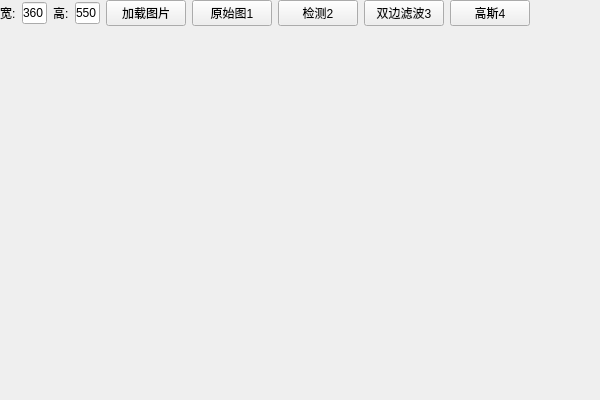
<?xml version="1.0" encoding="UTF-8"?>
<ui version="4.0">
 <class>testqtopencvClass</class>
 <widget class="QWidget" name="testqtopencvClass">
  <property name="geometry">
   <rect>
    <x>0</x>
    <y>0</y>
    <width>600</width>
    <height>400</height>
   </rect>
  </property>
  <property name="windowTitle">
   <string>testqtopencv</string>
  </property>
  <layout class="QVBoxLayout" name="verticalLayout">
   <property name="leftMargin">
    <number>0</number>
   </property>
   <property name="topMargin">
    <number>0</number>
   </property>
   <property name="rightMargin">
    <number>0</number>
   </property>
   <property name="bottomMargin">
    <number>5</number>
   </property>
   <item>
    <widget class="QWidget" name="widget" native="true">
     <property name="sizePolicy">
      <sizepolicy hsizetype="Preferred" vsizetype="Maximum">
       <horstretch>0</horstretch>
       <verstretch>0</verstretch>
      </sizepolicy>
     </property>
     <layout class="QHBoxLayout" name="horizontalLayout">
      <property name="leftMargin">
       <number>0</number>
      </property>
      <property name="topMargin">
       <number>0</number>
      </property>
      <property name="rightMargin">
       <number>0</number>
      </property>
      <property name="bottomMargin">
       <number>0</number>
      </property>
      <item>
       <widget class="QLabel" name="label">
        <property name="text">
         <string>宽:</string>
        </property>
       </widget>
      </item>
      <item>
       <widget class="QLineEdit" name="lineEditWidth">
        <property name="maximumSize">
         <size>
          <width>25</width>
          <height>16777215</height>
         </size>
        </property>
        <property name="text">
         <string>360</string>
        </property>
        <property name="maxLength">
         <number>3</number>
        </property>
       </widget>
      </item>
      <item>
       <widget class="QLabel" name="label_2">
        <property name="text">
         <string>高:</string>
        </property>
       </widget>
      </item>
      <item>
       <widget class="QLineEdit" name="lineEditHeight">
        <property name="maximumSize">
         <size>
          <width>25</width>
          <height>16777215</height>
         </size>
        </property>
        <property name="text">
         <string>550</string>
        </property>
        <property name="maxLength">
         <number>3</number>
        </property>
       </widget>
      </item>
      <item>
       <widget class="QPushButton" name="pushButtonLoad">
        <property name="text">
         <string>加载图片</string>
        </property>
       </widget>
      </item>
      <item>
       <widget class="QPushButton" name="pushButtonAddOrigin">
        <property name="text">
         <string>原始图1</string>
        </property>
        <property name="type" stdset="0">
         <number>1</number>
        </property>
       </widget>
      </item>
      <item>
       <widget class="QPushButton" name="pushButtonAddCascade">
        <property name="text">
         <string>检测2</string>
        </property>
        <property name="type" stdset="0">
         <number>2</number>
        </property>
       </widget>
      </item>
      <item>
       <widget class="QPushButton" name="pushButtonAddBilateral">
        <property name="text">
         <string>双边滤波3</string>
        </property>
        <property name="type" stdset="0">
         <number>3</number>
        </property>
       </widget>
      </item>
      <item>
       <widget class="QPushButton" name="pushButtonAddGaussian">
        <property name="text">
         <string>高斯4</string>
        </property>
        <property name="type" stdset="0">
         <number>4</number>
        </property>
       </widget>
      </item>
      <item>
       <spacer name="horizontalSpacer">
        <property name="orientation">
         <enum>Qt::Horizontal</enum>
        </property>
        <property name="sizeHint" stdset="0">
         <size>
          <width>40</width>
          <height>20</height>
         </size>
        </property>
       </spacer>
      </item>
     </layout>
    </widget>
   </item>
   <item>
    <widget class="QWidget" name="widgetContainer" native="true"/>
   </item>
  </layout>
 </widget>
 <layoutdefault spacing="6" margin="11"/>
 <resources>
  <include location="testqtopencv.qrc"/>
 </resources>
 <connections>
  <connection>
   <sender>pushButtonAddOrigin</sender>
   <signal>clicked()</signal>
   <receiver>testqtopencvClass</receiver>
   <slot>onAddWidget()</slot>
   <hints>
    <hint type="sourcelabel">
     <x>118</x>
     <y>11</y>
    </hint>
    <hint type="destinationlabel">
     <x>299</x>
     <y>199</y>
    </hint>
   </hints>
  </connection>
  <connection>
   <sender>pushButtonAddCascade</sender>
   <signal>clicked()</signal>
   <receiver>testqtopencvClass</receiver>
   <slot>onAddWidget()</slot>
   <hints>
    <hint type="sourcelabel">
     <x>199</x>
     <y>11</y>
    </hint>
    <hint type="destinationlabel">
     <x>299</x>
     <y>199</y>
    </hint>
   </hints>
  </connection>
  <connection>
   <sender>pushButtonAddBilateral</sender>
   <signal>clicked()</signal>
   <receiver>testqtopencvClass</receiver>
   <slot>onAddWidget()</slot>
   <hints>
    <hint type="sourcelabel">
     <x>280</x>
     <y>11</y>
    </hint>
    <hint type="destinationlabel">
     <x>299</x>
     <y>199</y>
    </hint>
   </hints>
  </connection>
  <connection>
   <sender>pushButtonAddGaussian</sender>
   <signal>clicked()</signal>
   <receiver>testqtopencvClass</receiver>
   <slot>onAddWidget()</slot>
   <hints>
    <hint type="sourcelabel">
     <x>471</x>
     <y>11</y>
    </hint>
    <hint type="destinationlabel">
     <x>299</x>
     <y>199</y>
    </hint>
   </hints>
  </connection>
 </connections>
 <slots>
  <slot>onAddWidget()</slot>
 </slots>
</ui>
